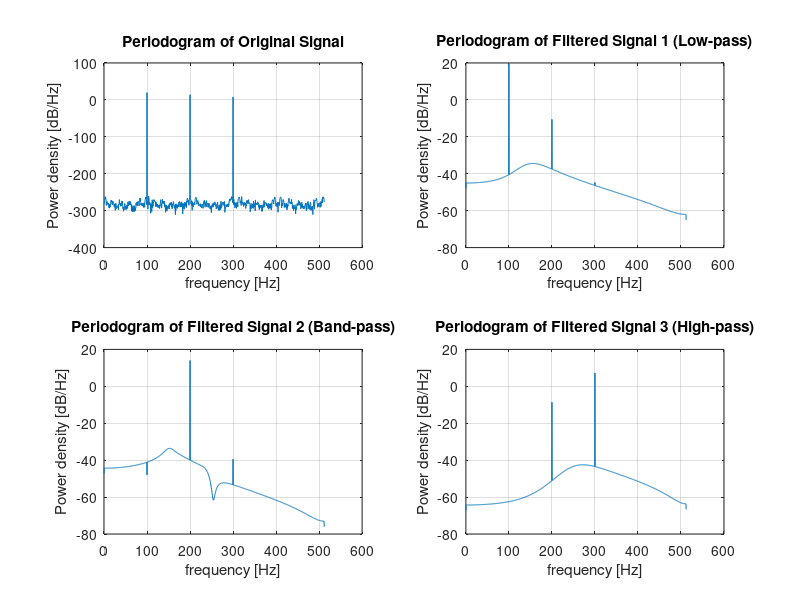

This figure's MATLAB source:
% Parameters
fs = 1024;               
N = 2048;                
timeVec = (0:N-1) / fs;        
A1 = 10; f1 = 100; phi1 = 0;
A2 = 5; f2 = 200; phi2 = pi/6;
A3 = 2.5; f3 = 300; phi3 = pi/4;

% Sum of three sinusoids
signal = A1 * cos(2*pi*f1*timeVec + phi1) + ...
         A2 * cos(2*pi*f2*timeVec + phi2) + ...
         A3 * cos(2*pi*f3*timeVec + phi3);


disp('Generated signal:');
disp(signal);


f_cutoff1 = (f1 + f2) / 2;  % Midpoint between f1 and f2
[b1, a1] = butter(4, f_cutoff1 / (fs/2), 'low');

f_cutoff2 = [(f1 + f2) / 2, (f2 + f3) / 2] / (fs/2);
[b2, a2] = butter(4, f_cutoff2, 'bandpass');

f_cutoff3 = (f2 + f3) / 2;
[b3, a3] = butter(4, f_cutoff3 / (fs/2), 'high');

% Apply filters to the signal
filtered_signal1 = filtfilt(b1, a1, signal);
filtered_signal2 = filtfilt(b2, a2, signal);
filtered_signal3 = filtfilt(b3, a3, signal);

% periodograms
figure;
subplot(2, 2, 1);
periodogram(signal, [], [], fs);
title('Periodogram of Original Signal');

subplot(2, 2, 2);
periodogram(filtered_signal1, [], [], fs);
title('Periodogram of Filtered Signal 1 (Low-pass)');

subplot(2, 2, 3);
periodogram(filtered_signal2, [], [], fs);
title('Periodogram of Filtered Signal 2 (Band-pass)');

subplot(2, 2, 4);
periodogram(filtered_signal3, [], [], fs);
title('Periodogram of Filtered Signal 3 (High-pass)');


